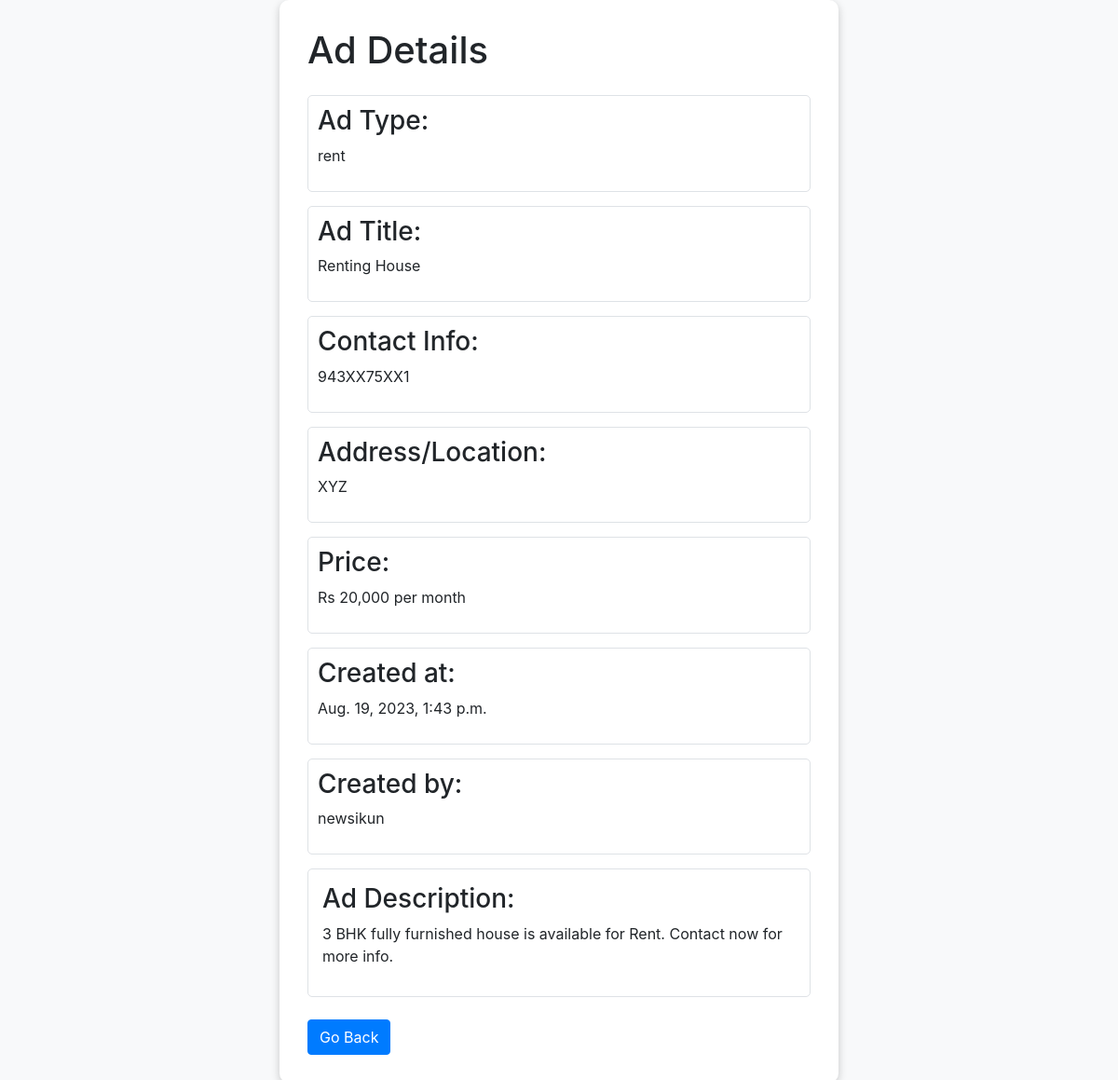
The app's page /ad/10/ (signed in) with its own data.
### mainApp/models.py (models this page shows, shortened)
class AdPostModel(models.Model):
    AD_TYPES_CHOICES = [
        ('rent', 'Rent Ads'),
        ('sell', 'Sell Ads'),
        ('job', 'Job Ads'),
        ('commercial', 'Commercial Ads'),
    ]
    user = models.ForeignKey(User, on_delete=models.CASCADE)
    ad_type = models.CharField(max_length=20, choices=AD_TYPES_CHOICES)
    ad_title = models.CharField(max_length=100)
    ad_description = models.TextField()
    contact_info = models.CharField(max_length=100)
    address = models.CharField(max_length=200)
    price = models.CharField(max_length=50)
    created_at = models.DateTimeField(auto_now_add=True)

### mainApp/views.py (the view)
# urls.py: path('ad/<str:pk>/', views.AdPostDetailView, name='ad'),
@login_required(login_url='loginPage')
def AdPostDetailView(request, pk):
    post = get_object_or_404(AdPostModel, id=pk)
    context = {'post': post}
    return render(request, 'AdPostDetail.html', context)

### mainApp/templates/AdPostDetail.html (shortened to what this page needs)
<!DOCTYPE html>
<html lang="en">
<head>
    <link rel="stylesheet" href="https://maxcdn.bootstrapcdn.com/bootstrap/4.5.2/css/bootstrap.min.css">
</head>
<body>
<div class="container">
    <div class="row justify-content-center">
        <div class="col-md-8">
            <div class="post-details">
                <h1 class="mb-4">Ad Details</h1>
                <div class="field-box">
                    <h3 class="mb-2">Ad Type:</h3>
                    <p>{{ post.ad_type }}</p>
                </div>
                <div class="field-box">
                    <h3 class="mb-2">Ad Title:</h3>
                    <p>{{ post.ad_title }}</p>
                </div>
                <div class="field-box">
                    <h3 class="mb-2">Contact Info:</h3>
                    <p>{{ post.contact_info }}</p>
                </div>
                <div class="field-box">
                    <h3 class="mb-2">Address/Location:</h3>
                    <p>{{ post.address }}</p>
                </div>
                <div class="field-box">
                    <h3 class="mb-2">Price:</h3>
                    <p>{{ post.price }}</p>
                </div>
                <div class="field-box">
                    <h3 class="mb-2">Created at:</h3>
                    <p>{{ post.created_at }}</p>
                </div>
                <div class="field-box">
                    <h3 class="mb-2">Created by:</h3>
                    <p>{{ post.user.username }}</p>
                </div>
                <div class="content-box">
                    <h3 class="mb-2">Ad Description:</h3>
                    <p>{{ post.ad_description }}</p>
                </div>
                <br>
                <a href="#" class="btn btn-primary" onclick="goBack()">Go Back</a>
            </div>
        </div>
    </div>
</div>
</body>
</html>

### mainApp/templates/AdPostDetail.html (style rules this page uses)
body { background-color: #f8f9fa; }
.post-details { max-width: 600px; margin: 0 auto; padding: 30px; background-color: #fff; border-radius: 10px; box-shadow: 0 3px 10px rgba(0, 0, 0, 0.2); animation: fadeInUp 0.8s ease-out; }
.field-box { border: 1px solid #dee2e6; padding: 10px; border-radius: 5px; margin-bottom: 15px; }
.content-box { border: 1px solid #dee2e6; padding: 15px; border-radius: 5px; }

### records on screen
AdPostModel: ad_type "rent", ad_title "Renting House", contact_info "943XX75XX1", address "XYZ", price "Rs 20,000 per month", created_at "Aug. 19, 2023, 1:43 p.m.", user.username "newsikun", ad_description "3 BHK fully furnished house is available for Rent. Contact now for more info."
